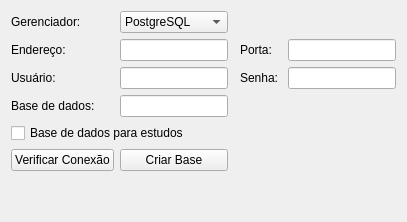
          <widget class="QWidget" name="dbTab">
           <property name="toolTip">
            <string/>
           </property>
           <attribute name="title">
            <string>Base de Dados</string>
           </attribute>
           <layout class="QGridLayout">
            <item row="2" column="1">
             <widget class="QLineEdit" name="dbUserLed"/>
            </item>
            <item row="1" column="1">
             <widget class="QLineEdit" name="dbAddressLed"/>
            </item>
            <item row="5" column="0">
             <widget class="QPushButton" name="dbCheckConnectionBtn">
              <property name="text">
               <string>Verificar Conexão</string>
              </property>
              <property name="icon">
               <iconset theme="confirm">
                <normaloff/>
               </iconset>
              </property>
             </widget>
            </item>
            <item row="3" column="1">
             <widget class="QLineEdit" name="dbDatabaseLed"/>
            </item>
            <item row="0" column="0">
             <widget class="QLabel" name="label_7">
              <property name="text">
               <string>Gerenciador: </string>
              </property>
             </widget>
            </item>
            <item row="1" column="0">
             <widget class="QLabel" name="label_8">
              <property name="text">
               <string>Endereço: </string>
              </property>
             </widget>
            </item>
            <item row="1" column="3">
             <widget class="QLabel" name="label_9">
              <property name="text">
               <string>Porta: </string>
              </property>
             </widget>
            </item>
            <item row="1" column="4">
             <widget class="QLineEdit" name="dbPortLed"/>
            </item>
            <item row="2" column="0">
             <widget class="QLabel" name="label_10">
              <property name="text">
               <string>Usuário: </string>
              </property>
             </widget>
            </item>
            <item row="2" column="3">
             <widget class="QLabel" name="label_11">
              <property name="text">
               <string>Senha: </string>
              </property>
             </widget>
            </item>
            <item row="2" column="4">
             <widget class="QLineEdit" name="dbPasswordLed">
              <property name="echoMode">
               <enum>QLineEdit::Password</enum>
              </property>
             </widget>
            </item>
            <item row="3" column="0">
             <widget class="QLabel" name="label_12">
              <property name="text">
               <string>Base de dados: </string>
              </property>
             </widget>
            </item>
            <item row="4" column="0" colspan="3">
             <widget class="QCheckBox" name="dbStudyChk">
              <property name="text">
               <string>Base de dados para estudos</string>
              </property>
              <property name="checked">
               <bool>false</bool>
              </property>
             </widget>
            </item>
            <item row="5" column="1">
             <widget class="QPushButton" name="dbCreateDatabaseBtn">
              <property name="text">
               <string>Criar Base</string>
              </property>
              <property name="icon">
               <iconset theme="create-database">
                <normaloff/>
               </iconset>
              </property>
             </widget>
            </item>
            <item row="6" column="0">
             <spacer name="verticalSpacer_3">
              <property name="orientation">
               <enum>Qt::Vertical</enum>
              </property>
              <property name="sizeHint" stdset="0">
               <size>
                <width>20</width>
                <height>40</height>
               </size>
              </property>
             </spacer>
            </item>
            <item row="5" column="2" colspan="3">
             <spacer name="horizontalSpacer_4">
              <property name="orientation">
               <enum>Qt::Horizontal</enum>
              </property>
              <property name="sizeHint" stdset="0">
               <size>
                <width>40</width>
                <height>20</height>
               </size>
              </property>
             </spacer>
            </item>
            <item row="0" column="1">
             <widget class="QComboBox" name="dbTypeCmb">
              <property name="currentText">
               <string>PostgreSQL</string>
              </property>
              <item>
               <property name="text">
                <string>PostgreSQL</string>
               </property>
              </item>
              <item>
               <property name="text">
                <string>PostGIS</string>
               </property>
              </item>
             </widget>
            </item>
           </layout>
          </widget>
